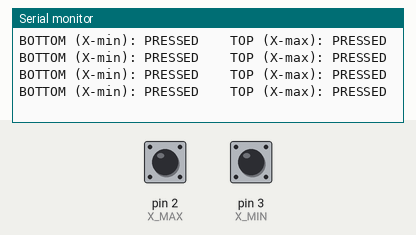
Simulated run of this sketch. Board: Arduino Uno, built with avr-gcc and run on an emulated ATmega328P. Parts: the last lines printed to the serial monitor. The test bench sets the inputs (shaded band); at power-on: pin 2 (X_MAX) HIGH, pin 3 (X_MIN) HIGH.

Above: at 1.8 s.
1.9 s: pin 2 (X_MAX) pulled LOW for 0.6 s
At 2.4 s:
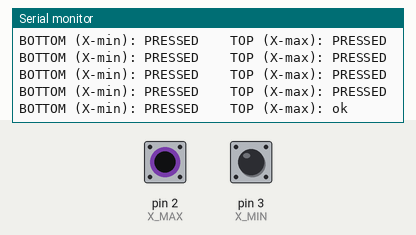
4.0 s: pin 3 (X_MIN) pulled LOW for 0.6 s
At 4.4 s:
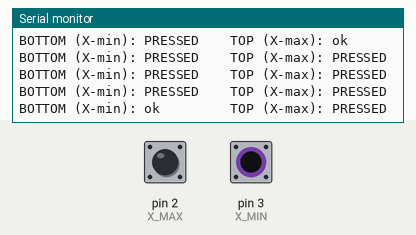
6.1 s: pin 2 (X_MAX) driven LOW and pin 3 (X_MIN) driven LOW
At 6.9 s:
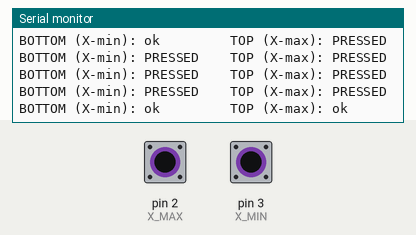

The sketch:

endstop_test.ino
```cpp
// endstop_test.ino  -  check the two limit switches on RAMPS 1.4 (X-min and X-max)
// Wiring per switch: COM -> "-" pin, NC -> "S" pin. Do not use the "+" pin.
// Serial Monitor at 115200 baud. Prints the state twice a second.
//   "ok"      = switch not pressed (circuit closed)
//   "PRESSED" = switch pressed, OR a wire is loose (safe: the motor will stop either way)

const int X_MIN = 3;   // bottom switch
const int X_MAX = 2;   // top switch

void setup() {
  pinMode(X_MIN, INPUT_PULLUP);
  pinMode(X_MAX, INPUT_PULLUP);
  Serial.begin(115200);
  Serial.println("Endstop test. Press each switch by hand and watch.");
}

void loop() {
  Serial.print("BOTTOM (X-min): ");
  Serial.print(digitalRead(X_MIN) == HIGH ? "PRESSED" : "ok     ");
  Serial.print("    TOP (X-max): ");
  Serial.println(digitalRead(X_MAX) == HIGH ? "PRESSED" : "ok");
  delay(500);
}
```

Measured:
- after the input at 1.9 s, the serial monitor: prints a new line after 0.10 s (image 1)
- after the input at 4.0 s, the serial monitor: prints a new line at once (image 2)
- after the input at 6.1 s, the serial monitor: prints a new line after 0.41 s (image 3)
